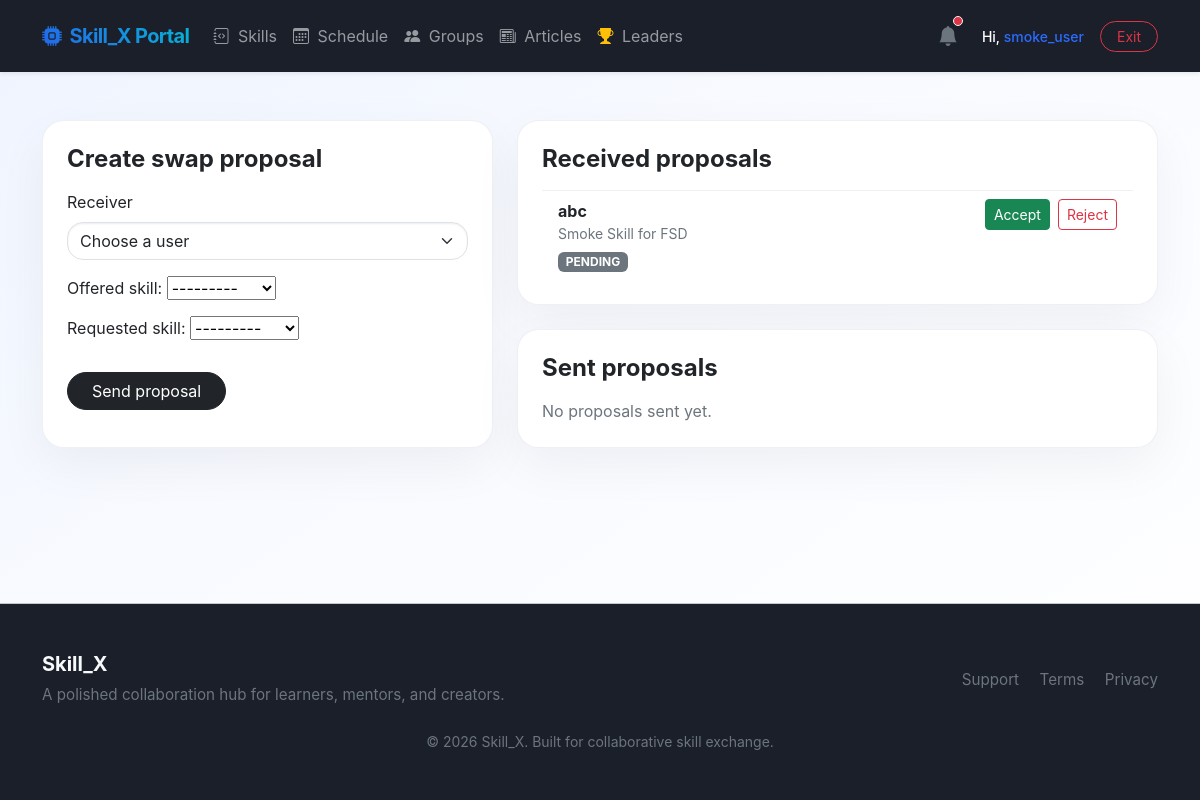
Screenshot of /exchange/ (signed in) with the database file from the repository.
### exchange/models.py (models this page shows)
class SwapProposal(models.Model):
    STATUS = [('PENDING', 'Pending'), ('ACCEPTED', 'Accepted'), ('REJECTED', 'Rejected')]
    sender = models.ForeignKey(User, on_delete=models.CASCADE, related_name='sent_proposals')
    receiver = models.ForeignKey(User, on_delete=models.CASCADE, related_name='received_proposals')
    offered_skill = models.ForeignKey(SkillNode, on_delete=models.CASCADE, related_name='offered_swaps')
    requested_skill = models.ForeignKey(SkillNode, on_delete=models.CASCADE, related_name='requested_swaps')
    status = models.CharField(max_length=20, choices=STATUS, default='PENDING')

### skills/models.py (models this page shows)
class SkillNode(models.Model):
    owner = models.ForeignKey(User, on_delete=models.CASCADE, related_name='skills_provided')
    title = models.CharField(max_length=250)
    description = models.TextField()
    created_at = models.DateTimeField(auto_now_add=True)
    def __str__(self): return self.title

### exchange/views.py (the view)
# urls.py: path('', views.exchange_dashboard, name='exchange_dashboard'),
@login_required
def exchange_dashboard(request):
    if request.method == 'POST':
        form = SwapProposalForm(request.POST)
        receiver_id = request.POST.get('receiver')
        if form.is_valid() and receiver_id:
            proposal = form.save(commit=False)
            proposal.sender = request.user
            proposal.receiver = get_object_or_404(User, pk=receiver_id)
            proposal.save()
            return redirect('exchange_dashboard')
    else:
        form = SwapProposalForm()
    users = User.objects.exclude(pk=request.user.pk).order_by('username')
    skills = SkillNode.objects.select_related('owner').order_by('title')
    sent = SwapProposal.objects.filter(sender=request.user).select_related('receiver', 'offered_skill', 'requested_skill')
    received = SwapProposal.objects.filter(receiver=request.user).select_related('sender', 'offered_skill', 'requested_skill')
    return render(request, 'exchange/dashboard.html', {
        'form': form,
        'users': users,
        'skills': skills,
        'sent': sent,
        'received': received,
    })

### exchange/forms.py
class SwapProposalForm(forms.ModelForm):
    class Meta:
        model = SwapProposal
        fields = ['offered_skill', 'requested_skill']

### accounts/context_processors.py (called while the page is built)
def platform_context(request):
    if request.user.is_authenticated:
        from accounts.models import RoleAssignment
        try:
            role_meta = RoleAssignment.objects.get(user=request.user)
            return {'USER_ROLE': role_meta.role}
        except RoleAssignment.DoesNotExist:
            return {'USER_ROLE': 'LEARNER'}
    return {'USER_ROLE': 'ANONYMOUS'}

### exchange/templates/exchange/dashboard.html (shortened to what this page needs)
{% extends 'base.html' %}
{% block content %}
<div class="row g-4">
    <div class="col-lg-5">
        <div class="card feature-card p-4 h-100">
            <h2 class="h4 fw-bold mb-3">Create swap proposal</h2>
            <form method="post" class="row g-3">
                <div class="col-12">
                    <label for="receiver" class="form-label">Receiver</label>
                    <select id="receiver" name="receiver" class="form-select" required>
                        <option value="">Choose a user</option>
                    </select>
                </div>
                <div class="col-12">
                    {{ form.as_p }}
                </div>
                <div class="col-12">
                    <button class="btn btn-dark rounded-pill px-4" type="submit">Send proposal</button>
                </div>
            </form>
        </div>
    </div>
    <div class="col-lg-7">
        <div class="card feature-card p-4 mb-4">
            <h2 class="h4 fw-bold mb-3">Received proposals</h2>
            {% if received %}
                <div class="list-group list-group-flush">
                    {% for proposal in received %}
                        <div class="list-group-item">
                            <div class="d-flex justify-content-between align-items-start gap-3">
                                <div>
                                    <strong>{{ proposal.sender.username }}</strong>
                                    <p class="text-secondary small mb-1">{{ proposal.offered_skill }} for {{ proposal.requested_skill }}</p>
                                    <span class="badge bg-secondary">{{ proposal.status }}</span>
                                </div>
                                {% if proposal.status == 'PENDING' %}
                                    <div class="d-flex gap-2">
                                        <a href="{% url 'evaluate_proposal' proposal.id 'accept' %}" class="btn btn-sm btn-success">Accept</a>
                                        <a href="{% url 'evaluate_proposal' proposal.id 'reject' %}" class="btn btn-sm btn-outline-danger">Reject</a>
                                    </div>
                                {% endif %}
                            </div>
                        </div>
                    {% endfor %}
                </div>
            {% else %}
                <p class="text-secondary mb-0">No proposals received yet.</p>
            {% endif %}
        </div>
        <div class="card feature-card p-4">
            <h2 class="h4 fw-bold mb-3">Sent proposals</h2>
            {% if sent %}
                <div class="list-group list-group-flush">
                    {% for proposal in sent %}
                        <div class="list-group-item d-flex justify-content-between">
                            <span>{{ proposal.offered_skill }} for {{ proposal.requested_skill }} to {{ proposal.receiver.username }}</span>
                            <span class="badge bg-secondary">{{ proposal.status }}</span>
                        </div>
                    {% endfor %}
                </div>
            {% else %}
                <p class="text-secondary mb-0">No proposals sent yet.</p>
            {% endif %}
        </div>
    </div>
</div>
{% endblock %}

### skill_X/templates/navbar.html (shortened to what this page needs)
<nav class="navbar navbar-expand-lg navbar-dark bg-dark sticky-top shadow-sm">
    <div class="container">
        <a class="navbar-brand fw-bold text-gradient d-flex align-items-center" href="{% url 'dashboard' %}">
            <i class="bi bi-cpu-fill text-info me-2"></i> Skill_X Portal
        </a>
        <div class="collapse navbar-collapse" id="mainNavbar">
            <ul class="navbar-nav me-auto mb-2 mb-lg-0">
                <li class="nav-item"><a class="nav-link" href="{% url 'list_skills' %}"><i class="bi bi-journal-code me-1"></i> Skills</a></li>
                <li class="nav-item"><a class="nav-link" href="{% url 'calendar_matrix' %}"><i class="bi bi-calendar3 me-1"></i> Schedule</a></li>
                <li class="nav-item"><a class="nav-link" href="{% url 'list_groups' %}"><i class="bi bi-people-fill me-1"></i> Groups</a></li>
                <li class="nav-item"><a class="nav-link" href="{% url 'blog_list' %}"><i class="bi bi-newspaper me-1"></i> Articles</a></li>
                <li class="nav-item"><a class="nav-link" href="{% url 'global_scoreboard' %}"><i class="bi bi-trophy-fill text-warning me-1"></i> Leaders</a></li>
            </ul>
            <div class="d-flex align-items-center gap-3">
                {% if user.is_authenticated %}
                    <a href="{% url 'alert_inbox' %}" class="text-light position-relative me-2 decoration-none">
                        <i class="bi bi-bell-fill fs-5 text-secondary hover-light"></i>
                        <span class="position-absolute top-0 start-100 translate-middle p-1 bg-danger border border-light rounded-circle" style="width:8px; height:8px;"></span>
                    </a>
                    <a href="{% url 'view_and_edit_profile' %}" class="text-white text-decoration-none fw-medium small">
                        Hi, <span class="text-info">{{ user.username }}</span>
                    </a>
                    <form action="{% url 'logout' %}" method="post" class="m-0">
                        <button type="submit" class="btn btn-sm btn-outline-danger rounded-pill px-3">Exit</button>
                    </form>
                {% else %}
                    <a href="{% url 'login' %}" class="btn btn-sm btn-outline-light rounded-pill px-3">Sign In</a>
                    <a href="{% url 'register' %}" class="btn btn-sm btn-info text-dark fw-bold rounded-pill px-3">Join Us</a>
                {% endif %}
            </div>
        </div>
    </div>
</nav>

### static/style.css (style rules this page uses)
body { background: linear-gradient(145deg, #eef4ff 0%, #f8faff 40%, #ffffff 100%); min-height: 100vh; font-family: Inter, system-ui, -apple-system, BlinkMacSystemFont, "Segoe UI", sans-serif; }
.card { border-radius: 1.35rem; }
.form-control, .form-select { border-radius: 1rem; box-shadow: inset 0 1px 2px rgba(15, 23, 42, 0.08); }
.navbar { padding-top: 1rem; padding-bottom: 1rem; }
.navbar-brand { font-weight: 800; letter-spacing: -0.03em; }
.bg-dark { background-color: #1a1f2a !important; }
.text-info { color: #2b6cff !important; }

### skill_X/templates/base.html (style rules this page uses)
body { background: linear-gradient(160deg, #f5f7ff 0%, #eef3ff 48%, #f8fcff 100%); font-family: Inter, system-ui, -apple-system, BlinkMacSystemFont, 'Segoe UI', Roboto, Oxygen, Ubuntu, Cantarell, sans-serif; min-height: 100vh; display: flex; flex-direction: column; }
.text-gradient { background: linear-gradient(45deg, #2563eb, #06b6d4); -webkit-background-clip: text; -webkit-text-fill-color: transparent; }
.feature-card { background: #ffffff; border-radius: 1.2rem; border: 1px solid rgba(148, 163, 184, 0.16); box-shadow: 0 18px 50px rgba(15, 23, 42, 0.05); }

### rows the page displays
SwapProposal: sender.username "abc", offered_skill "Smoke Skill", requested_skill "FSD", status "PENDING", shows "Accept"

### other values shown
{{ user.username }} "smoke_user"
